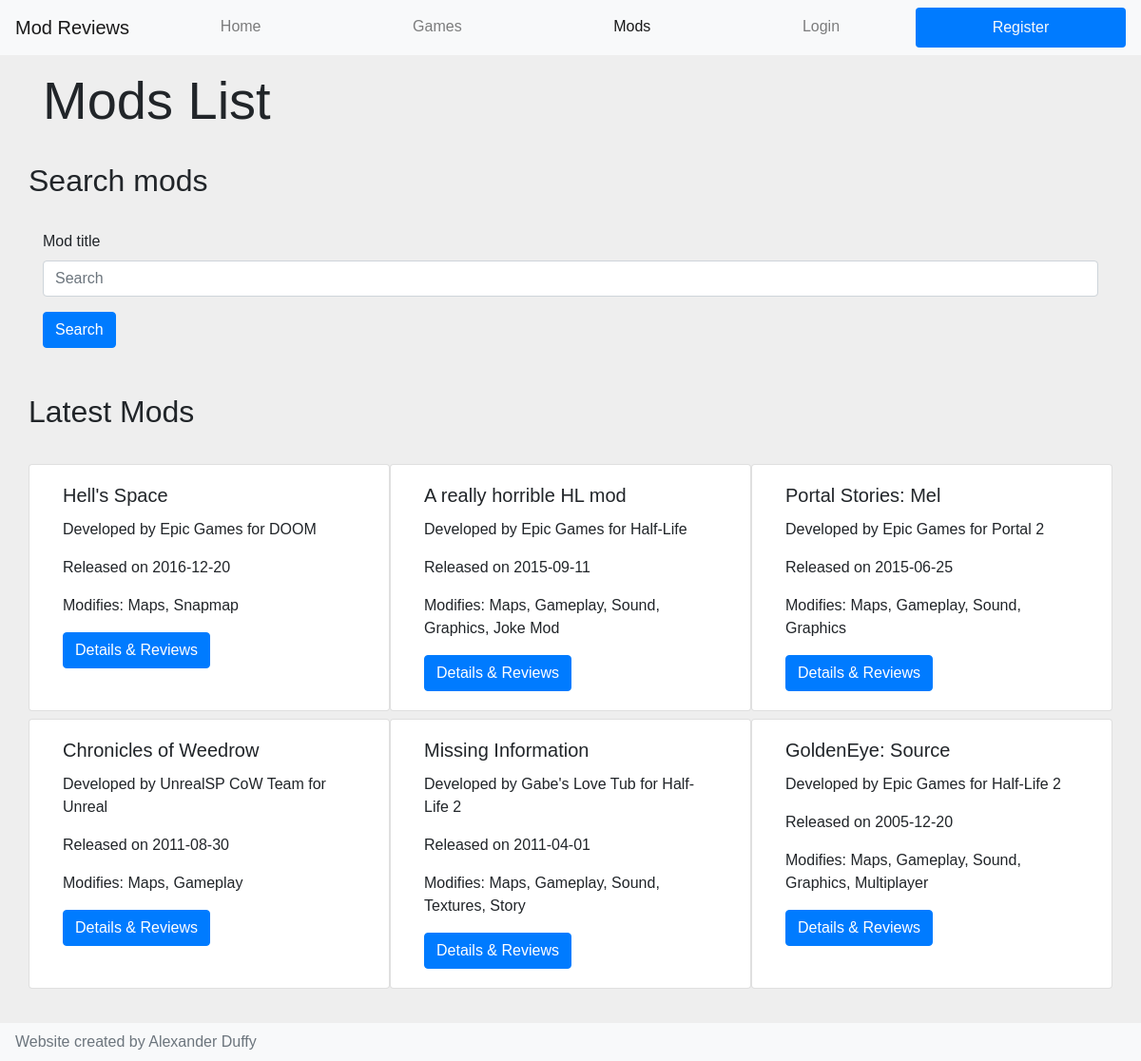
Page /gameReviews/mods.php on the committed database.
### tables this page shows
CREATE TABLE `mods` (
  `id` int(11) NOT NULL,
  `name` varchar(255) NOT NULL,
  `releaseDate` date NOT NULL,
  `contentType` varchar(255) DEFAULT NULL,
  `diskSpace` int(6) DEFAULT NULL,
  `myReview` int(3) DEFAULT NULL,
  `modLength` time NOT NULL,
  `modLink` varchar(255) DEFAULT NULL,
  `developerID` int(11) DEFAULT NULL,
  `gameID` int(11) DEFAULT NULL
);

CREATE TABLE `developer` (
  `id` int(11) NOT NULL,
  `name` varchar(255) NOT NULL,
  `nationality` varchar(255) DEFAULT NULL,
  `founder` varchar(255) DEFAULT NULL,
  `dateEstablished` date NOT NULL
);

CREATE TABLE `game` (
  `id` int(11) NOT NULL,
  `name` varchar(255) NOT NULL,
  `releaseDate` date NOT NULL,
  `operatingSys` varchar(255) DEFAULT NULL,
  `diskSpace` int(6) DEFAULT NULL,
  `minCPU` int(4) DEFAULT NULL,
  `minRAM` int(6) DEFAULT NULL,
  `minGPU` int(6) DEFAULT NULL,
  `classification` enum('U','3','7','PG','12','15','16','18') DEFAULT NULL,
  `myReview` int(3) DEFAULT NULL,
  `criticReview` int(3) DEFAULT NULL,
  `developerID` int(11) DEFAULT NULL,
  `publisherID` int(11) DEFAULT NULL
);

### gameReviews/checkuser.php (called while the page is built, shortened)
<?php
    if (isset($_SESSION["username"])) {
        $loggedin = true;
        $currentuser = $_SESSION["username"];
    } else {
        $loggedin = false;
    }
?>

### gameReviews/mods.php (the view, shortened to what this page needs)
<!DOCTYPE html>
<html lang="en">
    <head>
        <link href="https://stackpath.bootstrapcdn.com/bootstrap/4.1.0/css/bootstrap.min.css" rel="stylesheet">
        <link rel="stylesheet" href="styles.css">
        <?php
            require("checkuser.php");
            require("connection.php");
        ?>
    </head>
    <body>
        <div class="container">
            <br><br><br>
            <nav class="navbar fixed-top navbar-expand-lg navbar-light bg-light">
                <a class="navbar-brand" href="index.php">Mod Reviews</a>
                <div class="collapse navbar-collapse" id="navbar-content">
                    <div class="navbar-nav nav-fill w-100 align-items-start">
                        <a class="nav-item nav-link px-2" href="index.php">Home</a>
                        <a class="nav-item nav-link px-2" href="games.php">Games</a>
                        <a class="nav-item nav-link active px-2" href="mods.php">Mods</a>
                        <?php
                            if($loggedin) {
                                echo("<a class='nav-item nav-link px-2' href='post.php'>Create Review</a>");
                                echo("<a class='nav-item nav-link px-2' href='profile.php'>$currentuser</a>
                                <a class='nav-item btn nav-link nav-primary bg-primary text-light px-2' href='logout.php'>Log Out</a>");
                            } else {
                                echo("<a class='nav-item nav-link px-2' href='login.php'>Login</a>
                                <a class='nav-item btn nav-link nav-primary bg-primary text-light px-2' href='register.php'>Register</a>");
                            }
                        ?>
                    </div>
                </div>
            </nav>
            <div class="row">
                <div class="col">
                    <h1 class="display-4">Mods List</h1>
                </div>
            </div>
            <br>
            <div class="row">
                <h2>Search mods</h2>
            </div><br>
            <form action="modinfo.php" method="GET">
                <div class="form-group">
                    <label for="name">Mod title</label>
                    <input type="text" class="typeahead form-control" placeholder="Search" id="name" name="name">
                </div>
                <button type="submit" value="Submit" class="btn btn-primary" id="searchbtn">Search</button>
            </form><br><br>
            <div class="row">
                <h2>Latest Mods</h2>
            </div>
            <br>
            <div class="row">
                <?php
                    $sql = "SELECT mods.name AS modname, game.name AS gamename, mods.releaseDate, developer.name AS devname, mods.contentType
                    FROM ((mods
                    INNER JOIN developer ON mods.developerID = developer.id) INNER JOIN game ON mods.gameID = game.id) ORDER BY mods.releaseDate DESC LIMIT 6";
                    if($results = mysqli_query($con, $sql)) {
                        if(mysqli_num_rows($results) > 0) {
                            while($row = mysqli_fetch_array($results)) {
                                echo("<div class='col-9 col-md-6 col-lg-4 col-xl-4 card my-1'>");
                                echo("<div class='card-body'>");
                                echo("<h5 class='card-title'>" . $row['modname'] . "</h5>");
                                echo "<p class='card-text'> Developed by " . $row['devname'] . " for " . $row['gamename'] ."</p>";
                                echo "<p class='card-text'> Released on " . $row['releaseDate'] . "</p>";
                                echo "<p class='card-text'> Modifies: " . $row['contentType'] . "</p>";
                                echo("<a href='modinfo.php?name=" . $row['modname'] . "' class='btn btn-primary'>Details & Reviews</a>");
                                echo("</div>");
                                echo("</div>");
                            }
                        }
                    } else {
                        die(mysqli_error($con));
                    }
                ?>
            </div><br>
        </div>
        <br><br>
        <nav class="navbar fixed-bottom navbar-light bg-light">
            <span class="text-muted">Website created by Alexander Duffy</span>
        </nav>
    </body>
</html>

### gameReviews/styles.css (style rules this page uses)
body { background-color:#EEEEEE; font-family:"Trebuchet MS", sans-serif; }

### rows in the picture
mods: name "Hell's Space", developerID.name "Epic Games", gameID.name "DOOM", releaseDate "2016-12-20", contentType "Maps, Snapmap"
mods: name "A really horrible HL mod", developerID.name "Epic Games", gameID.name "Half-Life", releaseDate "2015-09-11", contentType "Maps, Gameplay, Sound, Graphics, Joke Mod"
mods: name "Portal Stories: Mel", developerID.name "Epic Games", gameID.name "Portal 2", releaseDate "2015-06-25", contentType "Maps, Gameplay, Sound, Graphics"
mods: name "Chronicles of Weedrow", developerID.name "UnrealSP CoW Team", gameID.name "Unreal", releaseDate "2011-08-30", contentType "Maps, Gameplay"
mods: name "Missing Information", developerID.name "Gabe's Love Tub", gameID.name "Half-Life 2", releaseDate "2011-04-01", contentType "Maps, Gameplay, Sound, Textures, Story"
mods: name "GoldenEye: Source", developerID.name "Epic Games", gameID.name "Half-Life 2", releaseDate "2005-12-20", contentType "Maps, Gameplay, Sound, Graphics, Multiplayer"
